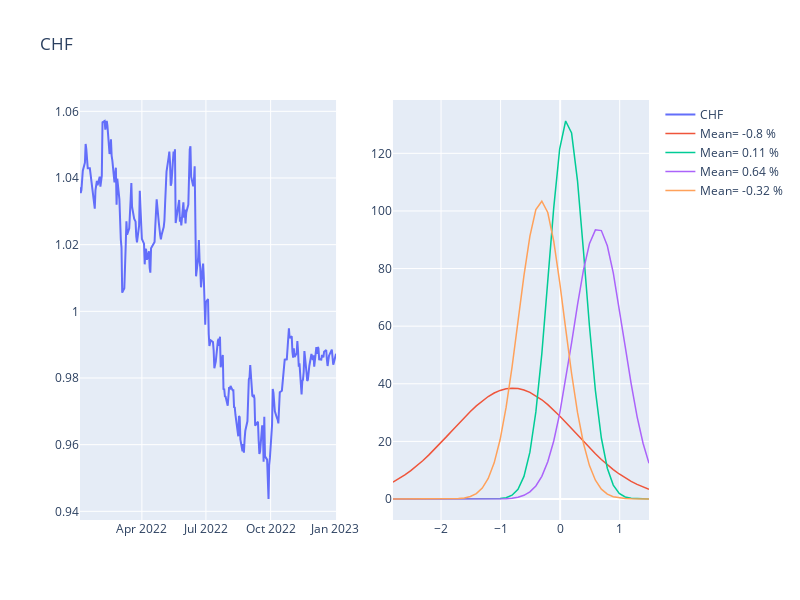

This figure's notebook cell:
### Code cell
param = {}
param['periods']=1
param['nbr_mixtures']=4
param['currency'] = 'CHF'
param['start_date'] = pd.to_datetime('2022-01-02')
param['end_date'] =  pd.to_datetime('2023-01-02')


figure = make_plot(param)
figure.show()
